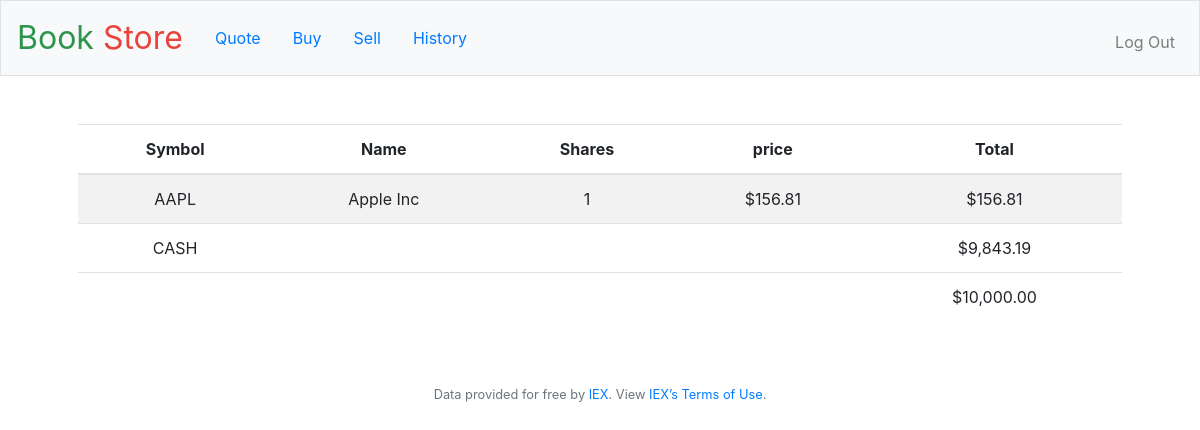
Page / (signed in) on the committed database.
### tables this page shows
CREATE TABLE portfolio(
id INTEGER PRIMARY KEY AUTOINCREMENT,
user_id INTEGER NOT NULL,
name TEXT NOT NULL,
shares INTEGER NOT NULL,
price NUMERIC NOT NULL,
type TEXT NOT NULL,
symbol TEXT NOT NULL,
timestamp TIMESTAMP DEFAULT CURRENT_TIMESTAMP,
FOREIGN KEY(user_id) REFERENCES users(id)
);

CREATE TABLE users (id INTEGER, username TEXT NOT NULL, hash TEXT NOT NULL, cash NUMERIC NOT NULL DEFAULT 10000.00, PRIMARY KEY(id));

### application.py (the view)
@app.route("/")
@login_required
def index():
    user_id = session["user_id"]
    stock = db.execute("SELECT symbol, name, price, SUM(shares) as sumshares FROM portfolio WHERE user_id = ? GROUP BY symbol", user_id)
    cash = db.execute("SELECT cash FROM users WHERE id = ?", user_id)[0]["cash"]
    total = cash
    for sto in stock:
        total += sto["price"] * sto["sumshares"]
    return render_template("index.html", stock=stock, cash=cash, total=total, usd=usd)

### application.py (called while the page is built)
@app.after_request
def after_request(response):
    response.headers["Cache-Control"] = "no-cache, no-store, must-revalidate"
    response.headers["Expires"] = 0
    response.headers["Pragma"] = "no-cache"
    return response

### helpers.py (called while the page is built)
def login_required(f):
    @wraps(f)
    def decorated_function(*args, **kwargs):
        if session.get("user_id") is None:
            return redirect("/login")
        return f(*args, **kwargs)
    return decorated_function

def usd(value):
    return f"${value:,.2f}"

### templates/index.html (shortened to what this page needs)
{% extends "layout.html" %}
{% block main %}
<table class="table table-striped">
    <thead>
        <tr>
            <th>Symbol</th>
            <th>Name</th>
            <th>Shares</th>
            <th>price</th>
            <th>Total</th>
        </tr>
    </thead>
    <tbody>
        {% for sto in stock %}
        <tr>
          <td>{{sto.symbol}}</td>
          <td>{{sto.name}}</td>
          <td>{{sto.sumshares}}</td>
          <td>{{usd(sto.price)}}</td>
          <td>{{usd(sto.sumshares * sto.price)}}</td>
        </tr>
        {% endfor %}
        <tr>
            <td>CASH</td>
            <td colspan = "3"></td>
            <td>{{usd(cash)}}</td>
        </tr>
    </tbody>
    <tfoot>
        <td colspan = "4"></td>
        <td>{{usd(total)}}</td>
    </tfoot>
</table>
{% endblock %}

### rows in the picture
portfolio: symbol "AAPL", name "Apple Inc", sumshares "1", price "$156.81", usd(sto.sumshares*sto.price) "$156.81"
users: cash "$9,843.19"

### other values in the picture
{{ usd(total) }} "$10,000.00"
